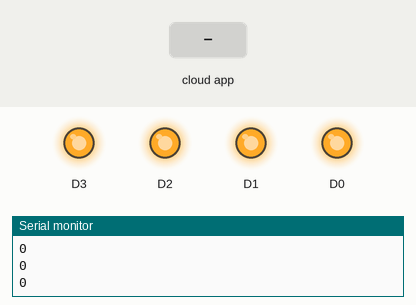
Simulated run of this sketch. Board: ESP8266 (NodeMCU). Parts: output pins drawn as LEDs (lit = HIGH), the last lines printed to the serial monitor. The test bench sets the inputs (shaded band). WiFi joins after 1.5 s; servers stay silent unless stated; the Firebase database answers and starts empty.

Above: at 3.7 s.
3.8 s: the phone or cloud app sets Relay1 to 1
At 4.9 s:
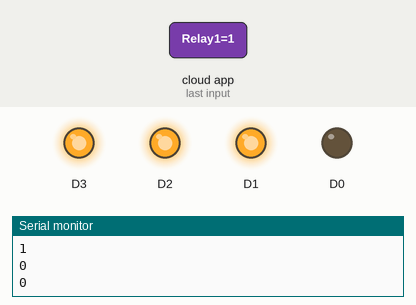
5.3 s: the phone or cloud app sets Relay2 to 1
At 7.0 s:
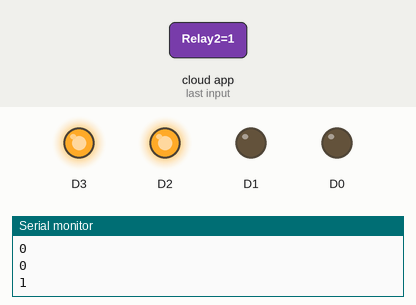
7.3 s: the phone or cloud app sets Relay3 to 1
At 8.0 s:
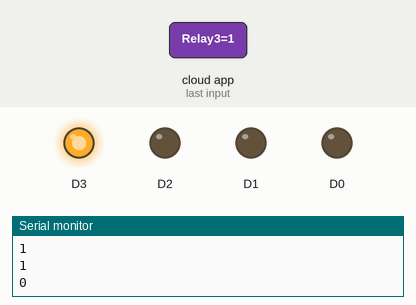
9.2 s: the phone or cloud app sets Relay1 to 0
At 10.4 s:
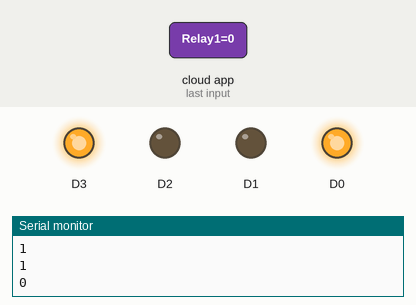
10.7 s: the phone or cloud app sets Relay2 to 0
At 12.4 s:
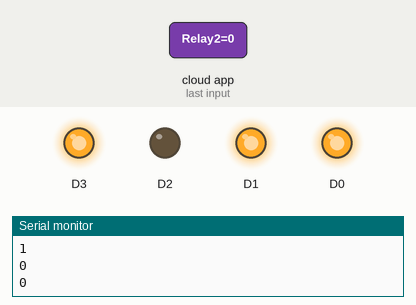
12.7 s: the phone or cloud app sets Relay1 to 1
At 13.2 s:
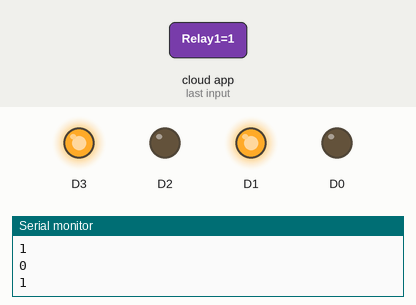
Timing chart, 0 to 15.3 s (numbered marks = the images above; inputs shaded):
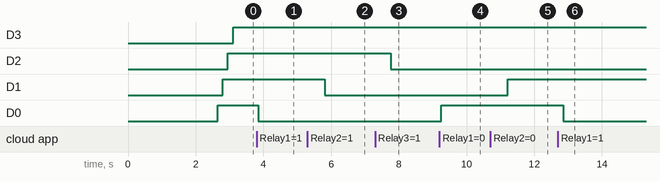

Measured:
- after the input at 3.8 s, D0: HIGH → LOW after 0.05 s
- after the input at 5.3 s, D1: HIGH → LOW after 0.51 s
- after the input at 7.3 s, D2: HIGH → LOW after 0.46 s
- after the input at 9.2 s, D0: LOW → HIGH after 0.06 s
- after the input at 10.7 s, D1: LOW → HIGH after 0.51 s
- after the input at 12.7 s, D0: HIGH → LOW after 0.16 s

The sketch:

Smartify.ino
```cpp
#include <ESP8266WiFi.h>
#include<FirebaseESP8266.h>


#define FIREBASE_HOST "https://smart-home-71211-default-rtdb.firebaseio.com/"              // the project name address from firebase id
#define FIREBASE_AUTH "9MAbSxcdmPfeKDsKJ3fLeEpYhMFxTa4I8H1e74uQ"       // the secret key generated from firebase
#define WIFI_SSID "Joker Range"
#define WIFI_PASSWORD "Akash@1999"

int retRelay1;
int retRelay2;
int retRelay3;
int retRelay4;


FirebaseData fbdo;
void setup()
{ pinMode(D0,OUTPUT);
  pinMode(D1,OUTPUT);
  pinMode(D2,OUTPUT);
  pinMode(D3,OUTPUT);
  Serial.begin(9600);
  delay(1000);
  WiFi.begin(WIFI_SSID, WIFI_PASSWORD);
  Serial.print("Connecting to ");
  Serial.print(WIFI_SSID);
  while (WiFi.status() != WL_CONNECTED)
  {
    Serial.print(".");
    delay(500);
  }
  Serial.println();
  Serial.print("Connected to ");
  Serial.println(WIFI_SSID);
  Firebase.begin(FIREBASE_HOST, FIREBASE_AUTH);                  // connect to firebase

}

void loop()
{
  if (Firebase.getInt(fbdo, "Relay1")) {

    if (fbdo.dataType() == "int") {
      Serial.println(fbdo.intData());
      retRelay1=fbdo.intData();
      if(retRelay1==1)
      {
      digitalWrite(D0,LOW);
      }
      else
      {
      digitalWrite(D0,HIGH);
      }
    }

  } else {
    Serial.println(fbdo.errorReason());
  }


  if (Firebase.getInt(fbdo, "Relay2")) {

    if (fbdo.dataType() == "int") {
      Serial.println(fbdo.intData());
      retRelay2=fbdo.intData();
      if(retRelay2==1)
      {
      digitalWrite(D1,LOW);
      }
      else
      {
      digitalWrite(D1,HIGH);
      }
    }

  } else {
    Serial.println(fbdo.errorReason());
  }

if (Firebase.getInt(fbdo, "Relay3")) {

    if (fbdo.dataType() == "int") {
      Serial.println(fbdo.intData());
      retRelay3=fbdo.intData();
      if(retRelay3==1)
      {
      digitalWrite(D2,LOW);
      }
      else
      {
      digitalWrite(D2,HIGH);
      }
    }

  } else {
    Serial.println(fbdo.errorReason());
  }


if (Firebase.getInt(fbdo, "Relay4")) {

    if (fbdo.dataType() == "int") {
      Serial.println(fbdo.intData());
      retRelay4=fbdo.intData();
      if(retRelay4==1)
      {
      digitalWrite(D3,LOW);
      }
      else
      {
      digitalWrite(D3,HIGH);
      }
    }

  } else {
    Serial.println(fbdo.errorReason());
  }

}
```
